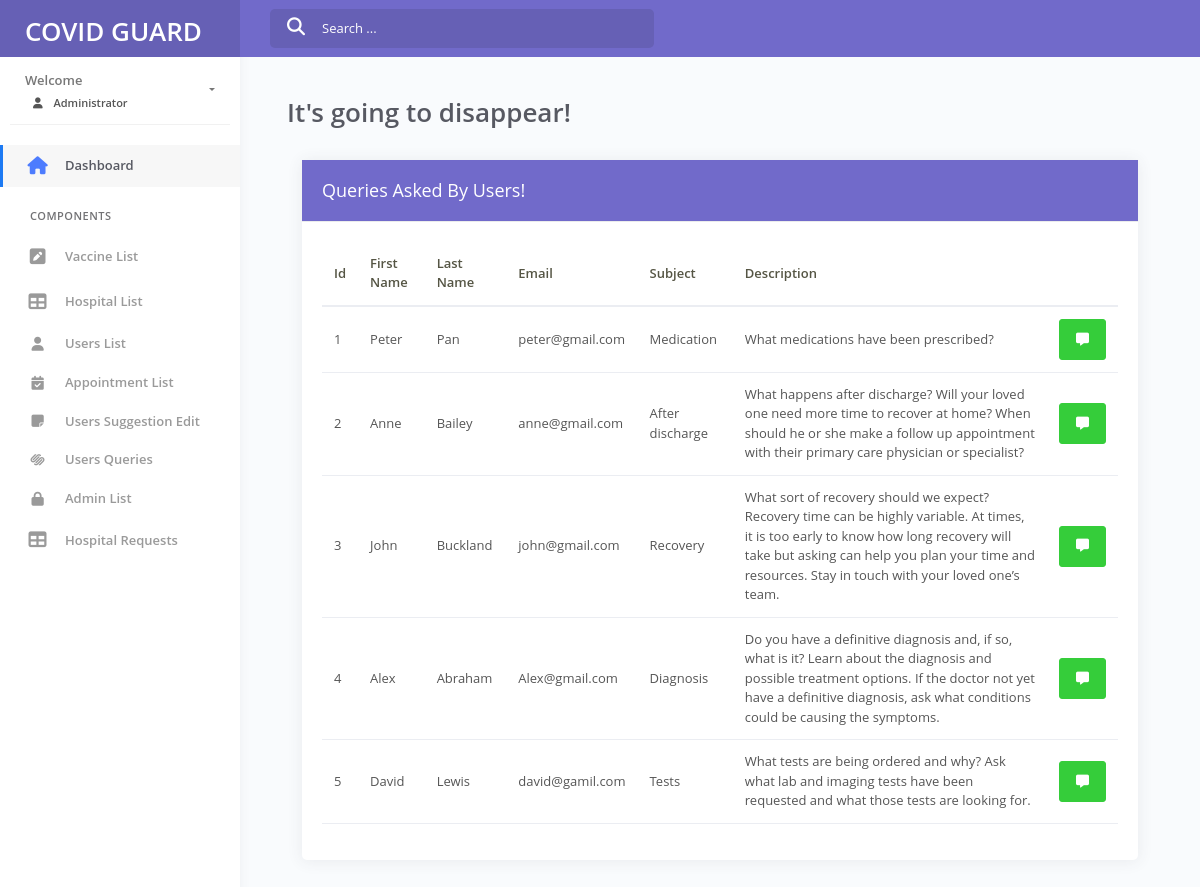
The app's page /Admin/Admin_panel/user_queries.php with its own data.
### tables this page shows
CREATE TABLE `user_queries` (
  `id` int(11) NOT NULL,
  `first_name` varchar(255) NOT NULL,
  `last_name` varchar(255) NOT NULL,
  `email` varchar(255) NOT NULL,
  `subject` varchar(255) NOT NULL,
  `description` varchar(255) NOT NULL
);

### Admin/Admin_panel/user_queries.php (the view, shortened to what this page needs)
<?php
include("header.php");
include("connection.php");
?>
<link rel="stylesheet" href="https://cdnjs.cloudflare.com/ajax/libs/font-awesome/6.5.2/css/all.min.css" />
<div class="main-panel">
	<div class="content">
		<div class="page-inner">
          <div class="content-body">
    <div class="container-fluid">
        <div class="row page-titles mx-0">
                    <div class="col-sm-6 p-md-0">
                        <div class="welcome-text">
                            <h1 class="display-5 fw-bold my-3">It's going to disappear!</h1>
                        </div>
                    </div>
                </div>
            <div class="col-lg-12 mt-3">
                <div class="card">
                    <div class=" bg-secondary text-white card-header">
                        <h4 class="text-white card-title">Queries Asked By Users!</h4>
                    </div>
                    <div class="card-body">
                        <div class="table-responsive ">
                            <table class="table table-responsive-sm text-dark">
                                <thead>
                                    <tr>
                                        <th>Id</th>
                                        <th>First Name</th>
                                        <th>Last Name</th>
                                        <th>Email</th>
                                        <th>Subject</th>
                                        <th>Description</th>
                                        <th></th>
                                    </tr>
                                </thead>
                                <tbody>
                                <tr>
                                    <?php
                                       $sql = "select * from user_queries";
                                       $result = mysqli_query($conn , $sql);
                                    while($rows = mysqli_fetch_assoc($result)){
                                    ?>
                                    <td><?php echo $rows['id'] ?>
                                </td>
                                                <td><?php echo $rows['first_name'] ?></td>
                                                <td><?php echo $rows['last_name'] ?></td>
                                                <td><?php echo $rows['email'] ?></td>
                                                <td><?php echo $rows['subject'] ?> </td>
                                                <td><?php echo $rows['description'] ?> </td>
                                                 <td>
                                                 <a href="https://mail.google.com/mail/u/0/#inbox?id=<?php echo $rows['id'];?>" target="_blank" class="btn btn-success"><i class="fa-solid fa-message"></i></a>
                                                 </td>
                                </tr>
                                    <?php  } ?>
                              </tbody>
                            </table>
                        </div>
                    </div>
                </div>
            </div>
        </div>
    </div>
</div>
    </div>
</div>
<?php
    include("footer.php");
?>

### records on screen
user_queries: id "1", first_name "Peter", last_name "Pan", email "peter@gmail.com", subject "Medication", description "What medications have been prescribed?"
user_queries: id "2", first_name "Anne", last_name "Bailey", email "anne@gmail.com", subject "After discharge", description "What happens after discharge? Will your loved one need more time to recover at home? When should he or she make a follow up appointment with their primary care physician or specialist?"
user_queries: id "3", first_name "John", last_name "Buckland", email "john@gmail.com", subject "Recovery", description "What sort of recovery should we expect? Recovery time can be highly variable. At times, it is too early to know how long recovery will take but asking can help you plan your time and resources. Stay in touch with your loved one’s team."
user_queries: id "4", first_name "Alex", last_name "Abraham", email "Alex@gmail.com", subject "Diagnosis", description "Do you have a definitive diagnosis and, if so, what is it? Learn about the diagnosis and possible treatment options. If the doctor not yet have a definitive diagnosis, ask what conditions could be causing the symptoms."
user_queries: id "5", first_name "David", last_name "Lewis", email "david@gamil.com", subject "Tests", description "What tests are being ordered and why? Ask what lab and imaging tests have been requested and what those tests are looking for."
